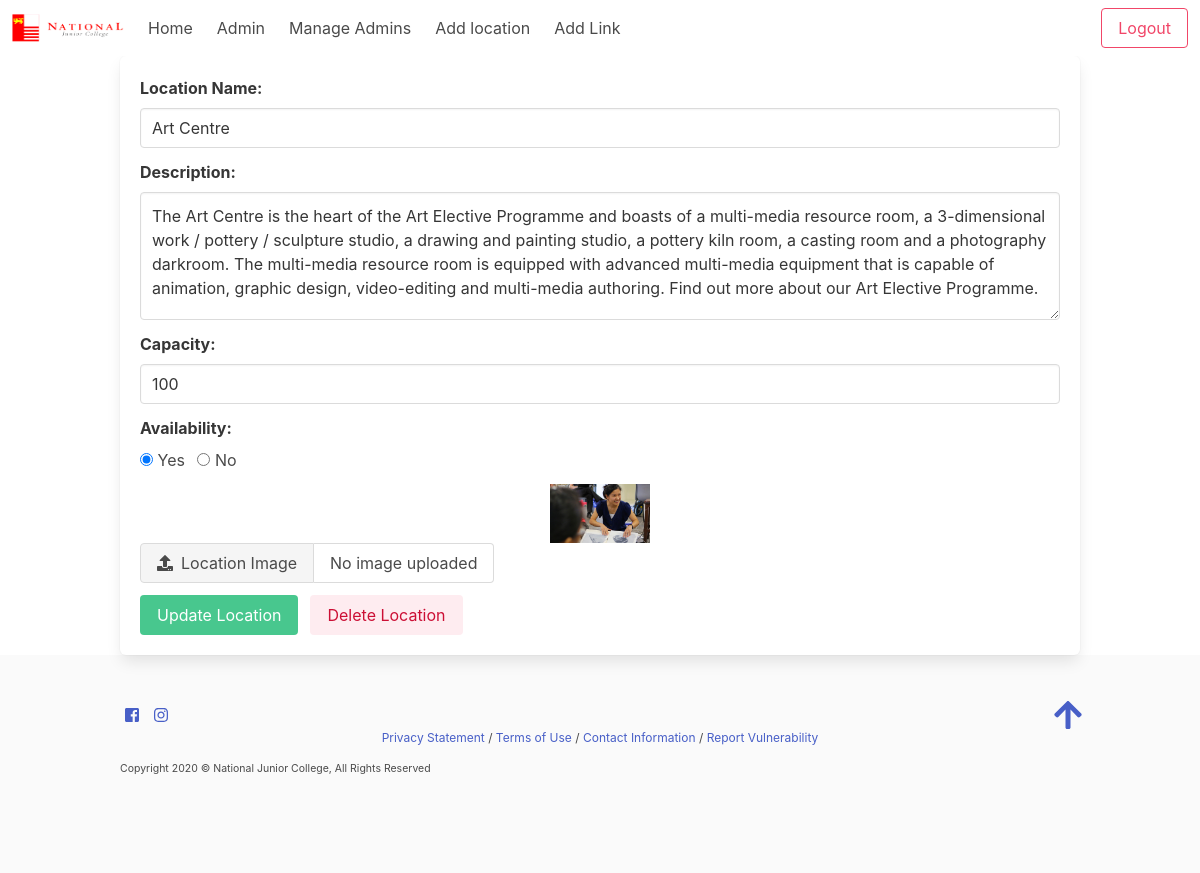
Page /edit/2 (signed in) on the committed database.
### tables this page shows
CREATE TABLE "places" (
	"ID"	INTEGER NOT NULL,
	"Name"	TEXT NOT NULL,
	"Description"	TEXT,
	"Capacity"	INTEGER,
	"Availability"	TEXT,
	"Image"	TEXT,
	PRIMARY KEY("ID" AUTOINCREMENT)
);

### app.py (the view)
@ app.route('/edit/<location_id>', methods=['GET', 'POST'])
@login_required
def update_location(location_id):
    if request.method == 'POST':
        image_file_name = ''
        if 'image' in request.files:
            image_file = request.files['image']
            if image_file and allowed_file(image_file.filename):
                image_file_name = secure_filename(image_file.filename)
                image_file.save(app.config['UPLOAD_FOLDER'] + image_file_name)
        try:
            con = open_DB()
            cur = con.cursor()
            if request.form['submit'] == 'update' and image_file_name == '':
                cur.execute('UPDATE places SET name=?, description=?, capacity=?, availability=? WHERE id=?',
                            (request.form['name'], request.form['description'], request.form['capacity'], request.form['availability'], location_id))
            elif request.form['submit'] == 'update' and image_file_name != '':
                cur.execute('UPDATE places SET name=?, description=?, capacity=?, availability=?, image=? where id=?)',
                            (request.form['name'], request.form['description'], request.form['capacity'], request.form['availability'], request.form['image'], location_id))
            elif request.form['submit'] == 'delete':
                cur.execute(
                    'DELETE FROM link WHERE location1 = ? OR location2 = ?', (location_id, location_id))
                cur.execute('DELETE FROM places where id=?', (location_id,))
            con.commit()
            con.close()
        except Exception as e:
            flash(str(e))
        if request.form['submit'] == 'delete':
            return redirect(url_for('admin'))
        return redirect(url_for('view_location', location=location_id))
    else:
        try:
            con = open_DB()
            cur = con.cursor()
            cur.execute('SELECT * FROM places where id=?', (location_id,))
            row = cur.fetchone()
            con.close()
        except Exception as e:
            flash(str(e))
        return render_template('edit_place.html', place=row, Location=location_id)

### app.py (called while the page is built)
def open_DB():
    connection = sqlite3.connect(db_path)
    connection.row_factory = sqlite3.Row
    return connection

def login_required(func):
    @wraps(func)
    def decorated_view(*args, **kwargs):
        if not 'logged_in' in session:
            return redirect(url_for('login'))
        return func(*args, **kwargs)
    return decorated_view

### templates/edit_place.html (shortened to what this page needs)
{% extends "base.html" %}
{% block content %}
<div class="box">
    <form action="{{ url_for('update_location', location_id=place['id']) }}" method="post"
        enctype="multipart/form-data">
        <div class="field">
            <label class="label">Location Name: </label>
            <div class="control">
                <input type="text" class="input" id="name" name="name" value="{{place['name']}}" required>
            </div>
        </div>
        <div class="field">
            <label class="label">Description: </label>
            <div class="control">
                <textarea id="description" name="description" class="textarea"
                    required>{{place['description']}}</textarea>
            </div>
        </div>
        <div class="field">
            <label class="label">Capacity: </label>
            <div class="control">
                <input type="number" class="input" id="capacity" name="capacity" value="{{place['capacity']}}" required>
            </div>
        </div>
        <div class="field">
            <label class="label">Availability: </label>
            <div class="control">
                <label class="radio">
                    <input type="radio" name="availability" required {% if place['availability'] == 'Yes' %}checked{% endif %} value="Yes">
                    Yes
                </label>
                <label class="radio">
                    <input type="radio" name="availability" {% if place['availability'] == 'No' %}checked{% endif %} value="No">
                    No
                </label>
            </div>
        </div>
        <div class="field">
            <figure class="image">
                <image src="/static/images/{{ place['image'] }}" style="width:100px;display:block;margin:auto auto" />
            </figure>
            <div id="image" class="file has-name">
                <label class="file-label">
                    <span class="file-cta">
                        <span class="file-icon">
                            <i class="fas fa-upload"></i>
                        </span>
                        <span class="file-label">
                            Location Image
                        </span>
                    </span>
                    <span class="file-name">
                        No image uploaded
                    </span>
                </label>
            </div>
        </div>
        <div class="field is-grouped">
            <div class="control">
                <button class="button is-success" type="submit" name="submit" value="update">Update
                    Location</button>
            </div>
            <div class="control">
                <button class="button is-danger is-light" name="submit" value="delete">Delete
                    Location</button>
            </div>
        </div>
    </form>
</div>
{% endblock %}

### rows in the picture
places: name "Art Centre", description "The Art Centre is the heart of the Art Elective Programme and boasts of a multi-media resource room, a 3-dimensional work / pottery / sculpture studio, a drawing and painting studio, a pottery kiln room, a casting room and a photography darkroom. The multi-media resource room is equipped with advanced multi-media equipment that is capable of animation, graphic design, video-editing and multi-media authoring. Find out more about our Art Elective Programme.", capacity "100", Availability "☑ Yes", Availability "☐ No", image (picture)
